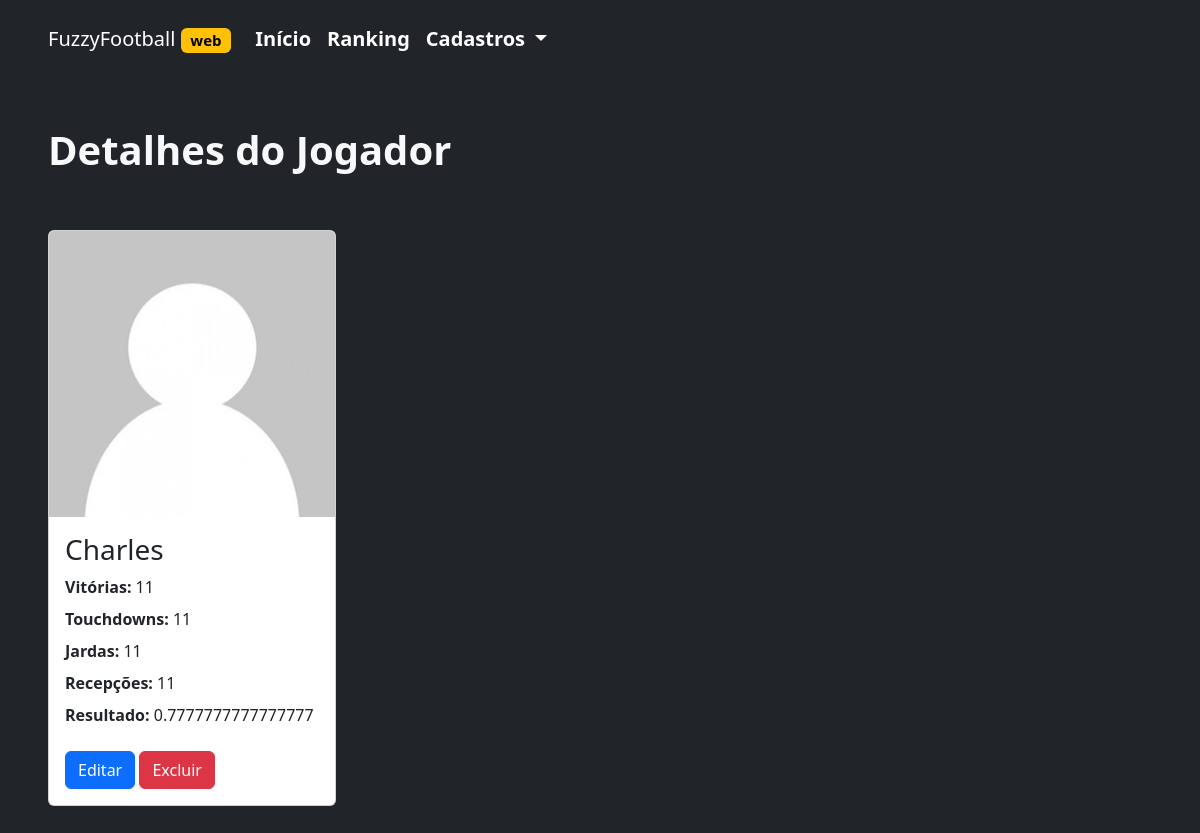
Page /view/7 on the earlier database version.
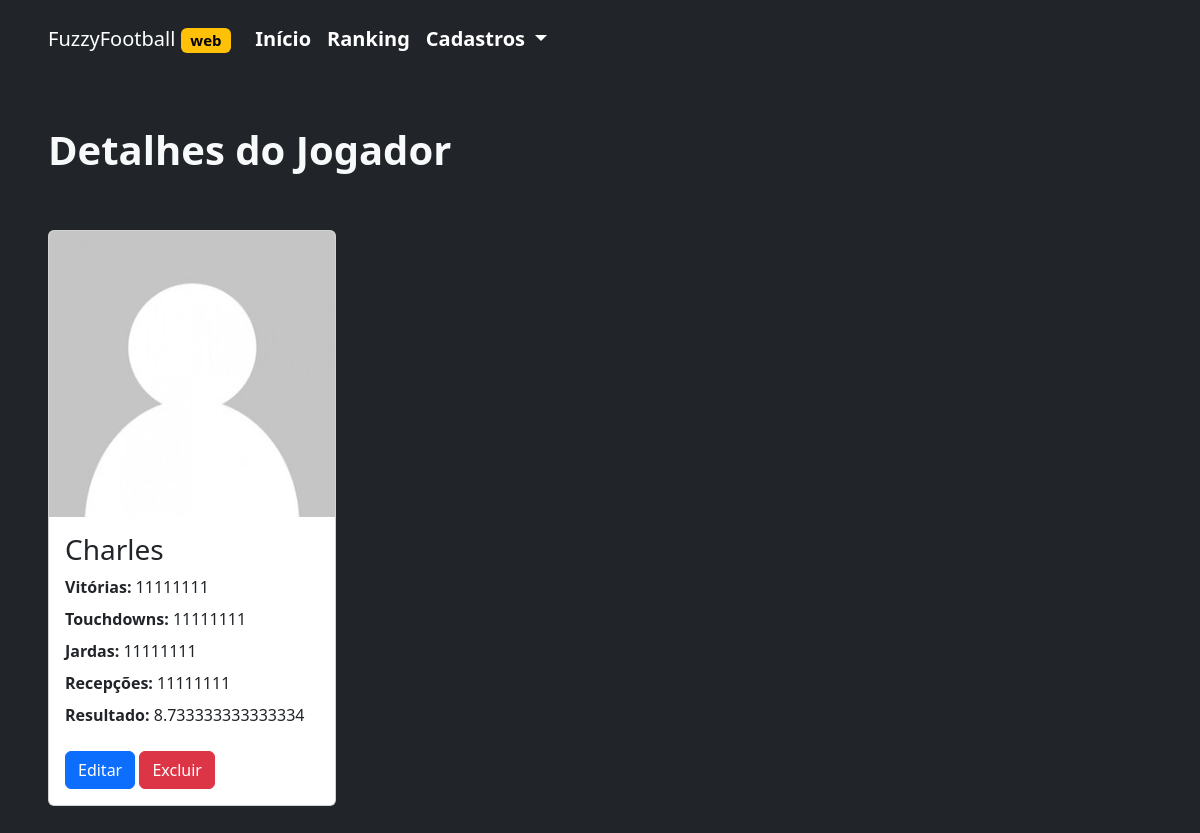
Same page on the later database version.
### nflscoreapp/models.py (models this page shows)
class Jogador(models.Model):
    nome = models.CharField(max_length=50)
    vitorias = models.IntegerField()
    touchdowns = models.IntegerField()
    jardas = models.IntegerField()
    recepcoes = models.IntegerField()
    resultado = models.FloatField(blank=True)

### nflscoreapp/views.py (the view)
# urls.py: path('view/<int:pk>', view, name='view'),
def view(request, pk):
    data = {}
    data['db'] = Jogador.objects.get(pk=pk)
    return render(request, 'view.html', data)

### nflscoreapp/templates/view.html (shortened to what this page needs)
{% load static %}
<!DOCTYPE html>
<html lang="pt-br">
<head>
  <link href="https://cdn.jsdelivr.net/npm/bootstrap@5.2.0/dist/css/bootstrap.min.css" rel="stylesheet"
 />
  <link rel="stylesheet" href="{% static 'css/main.css' %}">
</head>
<body class="bg-dark">
  <nav class="navbar navbar-dark navbar-expand-lg bg-dark my-2 mx-5">
    <a class="navbar-brand" href="/">
      FuzzyFootball
      <span class="badge bg-warning text-bg-light">web</span>
    </a>
    <div class="collapse navbar-collapse" id="navbarSupportedContent">
      <ul class="navbar-nav me-auto mb-2 mb-lg-0 fw-bold fs-5">
        <li class="nav-item">
          <a class="nav-link active" aria-current="page" href="/">Início</a>
        </li>
        <li class="nav-item">
          <a class="nav-link active" aria-current="page" href="/ranking">Ranking</a>
        </li>
        <li class="nav-item dropdown">
          <a class="nav-link dropdown-toggle active" href="#" role="button" data-bs-toggle="dropdown"
            aria-expanded="false">
            Cadastros
          </a>
        </li>
      </ul>
    </div>
  </nav>
  <main class="mt-2">
    <div class="text-center text-md-start p-0 p-md-5">
      <section id="cabecalho">
        <header>
          <h1 class="title text-light fw-bold">Detalhes do Jogador</h1>
        </header>
      </section>
      <section id="ranking" class="pt-5">
        <div class="card" style="width: 18rem;">
          <img class="card-img-top" src="{% static '/images/profile-photo.jpeg' %}" alt="Card image cap">
          <div class="card-body">
            <h3 class="card-title">{{db.nome}}</h3>
            <p class="card-text my-2"><b>Vitórias: </b>{{db.vitorias}}</p>
            <p class="card-text my-2"><b>Touchdowns: </b>{{db.touchdowns}}</p>
            <p class="card-text my-2"><b>Jardas: </b>{{db.jardas}}</p>
            <p class="card-text my-2"><b>Recepções: </b>{{db.recepcoes}}</p>
            <p class="card-text my-2"><b>Resultado: </b>{{db.resultado}}</p>
            <a type="button" href="/edit/{{db.id}}/" class="btn btn-primary mt-3">Editar</a>
            <a href="/delete/{{db.id}}/" class="btn btn-danger mt-3 btnDel">Excluir</a>
          </div>
        </div>
      </section>
      {% load static %}
    </div>
  </main>
</body>
</html>

Differences in the rows shown:
changed Jogador "Charles": vitorias "11" → "11111111"; touchdowns "11" → "11111111"; jardas "11" → "11111111"; recepcoes "11" → "11111111"; resultado "0.7777777777777777" → "8.733333333333334"
